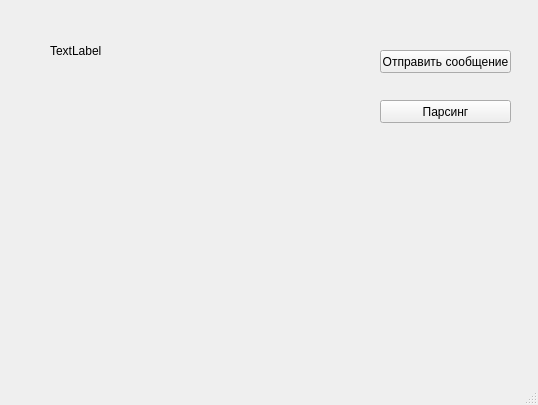
<?xml version="1.0" encoding="UTF-8"?>
<ui version="4.0">
 <class>MainWindow</class>
 <widget class="QMainWindow" name="MainWindow">
  <property name="geometry">
   <rect>
    <x>0</x>
    <y>0</y>
    <width>538</width>
    <height>405</height>
   </rect>
  </property>
  <property name="windowTitle">
   <string>MainWindow</string>
  </property>
  <widget class="QWidget" name="centralwidget">
   <widget class="QPushButton" name="pushButton">
    <property name="geometry">
     <rect>
      <x>380</x>
      <y>50</y>
      <width>131</width>
      <height>23</height>
     </rect>
    </property>
    <property name="text">
     <string>Отправить сообщение</string>
    </property>
   </widget>
   <widget class="QPushButton" name="pushButton_2">
    <property name="geometry">
     <rect>
      <x>380</x>
      <y>100</y>
      <width>131</width>
      <height>23</height>
     </rect>
    </property>
    <property name="text">
     <string>Парсинг</string>
    </property>
   </widget>
   <widget class="QLabel" name="label">
    <property name="geometry">
     <rect>
      <x>50</x>
      <y>30</y>
      <width>131</width>
      <height>41</height>
     </rect>
    </property>
    <property name="text">
     <string>TextLabel</string>
    </property>
   </widget>
  </widget>
  <widget class="QMenuBar" name="menubar">
   <property name="geometry">
    <rect>
     <x>0</x>
     <y>0</y>
     <width>538</width>
     <height>21</height>
    </rect>
   </property>
  </widget>
  <widget class="QStatusBar" name="statusbar"/>
 </widget>
 <resources/>
 <connections/>
</ui>
